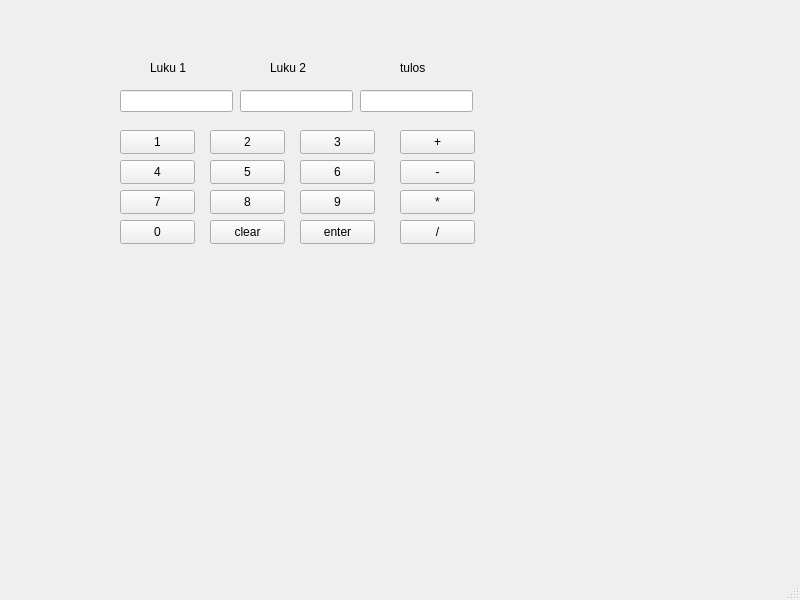
<?xml version="1.0" encoding="UTF-8"?>
<ui version="4.0">
 <class>laskin</class>
 <widget class="QMainWindow" name="laskin">
  <property name="geometry">
   <rect>
    <x>0</x>
    <y>0</y>
    <width>800</width>
    <height>600</height>
   </rect>
  </property>
  <property name="windowTitle">
   <string>laskin</string>
  </property>
  <widget class="QWidget" name="centralwidget">
   <widget class="QLineEdit" name="L1">
    <property name="geometry">
     <rect>
      <x>120</x>
      <y>90</y>
      <width>113</width>
      <height>22</height>
     </rect>
    </property>
   </widget>
   <widget class="QLineEdit" name="L2">
    <property name="geometry">
     <rect>
      <x>240</x>
      <y>90</y>
      <width>113</width>
      <height>22</height>
     </rect>
    </property>
   </widget>
   <widget class="QLineEdit" name="tulos">
    <property name="geometry">
     <rect>
      <x>360</x>
      <y>90</y>
      <width>113</width>
      <height>22</height>
     </rect>
    </property>
   </widget>
   <widget class="QPushButton" name="num6">
    <property name="geometry">
     <rect>
      <x>300</x>
      <y>160</y>
      <width>75</width>
      <height>24</height>
     </rect>
    </property>
    <property name="text">
     <string>6</string>
    </property>
   </widget>
   <widget class="QPushButton" name="num3">
    <property name="geometry">
     <rect>
      <x>300</x>
      <y>130</y>
      <width>75</width>
      <height>24</height>
     </rect>
    </property>
    <property name="text">
     <string>3</string>
    </property>
   </widget>
   <widget class="QPushButton" name="num5">
    <property name="geometry">
     <rect>
      <x>210</x>
      <y>160</y>
      <width>75</width>
      <height>24</height>
     </rect>
    </property>
    <property name="text">
     <string>5</string>
    </property>
   </widget>
   <widget class="QPushButton" name="num4">
    <property name="geometry">
     <rect>
      <x>120</x>
      <y>160</y>
      <width>75</width>
      <height>24</height>
     </rect>
    </property>
    <property name="text">
     <string>4</string>
    </property>
   </widget>
   <widget class="QPushButton" name="num1">
    <property name="geometry">
     <rect>
      <x>120</x>
      <y>130</y>
      <width>75</width>
      <height>24</height>
     </rect>
    </property>
    <property name="text">
     <string>1</string>
    </property>
   </widget>
   <widget class="QPushButton" name="num2">
    <property name="geometry">
     <rect>
      <x>210</x>
      <y>130</y>
      <width>75</width>
      <height>24</height>
     </rect>
    </property>
    <property name="text">
     <string>2</string>
    </property>
   </widget>
   <widget class="QPushButton" name="num9">
    <property name="geometry">
     <rect>
      <x>300</x>
      <y>190</y>
      <width>75</width>
      <height>24</height>
     </rect>
    </property>
    <property name="text">
     <string>9</string>
    </property>
   </widget>
   <widget class="QPushButton" name="num8">
    <property name="geometry">
     <rect>
      <x>210</x>
      <y>190</y>
      <width>75</width>
      <height>24</height>
     </rect>
    </property>
    <property name="text">
     <string>8</string>
    </property>
   </widget>
   <widget class="QPushButton" name="num7">
    <property name="geometry">
     <rect>
      <x>120</x>
      <y>190</y>
      <width>75</width>
      <height>24</height>
     </rect>
    </property>
    <property name="text">
     <string>7</string>
    </property>
   </widget>
   <widget class="QPushButton" name="num0">
    <property name="geometry">
     <rect>
      <x>120</x>
      <y>220</y>
      <width>75</width>
      <height>24</height>
     </rect>
    </property>
    <property name="text">
     <string>0</string>
    </property>
   </widget>
   <widget class="QPushButton" name="clear">
    <property name="geometry">
     <rect>
      <x>210</x>
      <y>220</y>
      <width>75</width>
      <height>24</height>
     </rect>
    </property>
    <property name="text">
     <string>clear</string>
    </property>
   </widget>
   <widget class="QPushButton" name="enter">
    <property name="geometry">
     <rect>
      <x>300</x>
      <y>220</y>
      <width>75</width>
      <height>24</height>
     </rect>
    </property>
    <property name="text">
     <string>enter</string>
    </property>
   </widget>
   <widget class="QPushButton" name="plus">
    <property name="geometry">
     <rect>
      <x>400</x>
      <y>130</y>
      <width>75</width>
      <height>24</height>
     </rect>
    </property>
    <property name="text">
     <string>+</string>
    </property>
   </widget>
   <widget class="QPushButton" name="min">
    <property name="geometry">
     <rect>
      <x>400</x>
      <y>160</y>
      <width>75</width>
      <height>24</height>
     </rect>
    </property>
    <property name="text">
     <string>-</string>
    </property>
   </widget>
   <widget class="QPushButton" name="kerto">
    <property name="geometry">
     <rect>
      <x>400</x>
      <y>190</y>
      <width>75</width>
      <height>24</height>
     </rect>
    </property>
    <property name="text">
     <string>*</string>
    </property>
   </widget>
   <widget class="QPushButton" name="jako">
    <property name="geometry">
     <rect>
      <x>400</x>
      <y>220</y>
      <width>75</width>
      <height>24</height>
     </rect>
    </property>
    <property name="text">
     <string>/</string>
    </property>
   </widget>
   <widget class="QLabel" name="label">
    <property name="geometry">
     <rect>
      <x>150</x>
      <y>60</y>
      <width>49</width>
      <height>16</height>
     </rect>
    </property>
    <property name="text">
     <string>Luku 1</string>
    </property>
   </widget>
   <widget class="QLabel" name="label_2">
    <property name="geometry">
     <rect>
      <x>270</x>
      <y>60</y>
      <width>49</width>
      <height>16</height>
     </rect>
    </property>
    <property name="text">
     <string>Luku 2</string>
    </property>
   </widget>
   <widget class="QLabel" name="label_3">
    <property name="geometry">
     <rect>
      <x>400</x>
      <y>60</y>
      <width>49</width>
      <height>16</height>
     </rect>
    </property>
    <property name="text">
     <string>tulos</string>
    </property>
   </widget>
  </widget>
  <widget class="QMenuBar" name="menubar">
   <property name="geometry">
    <rect>
     <x>0</x>
     <y>0</y>
     <width>800</width>
     <height>22</height>
    </rect>
   </property>
  </widget>
  <widget class="QStatusBar" name="statusbar"/>
 </widget>
 <resources/>
 <connections/>
</ui>
